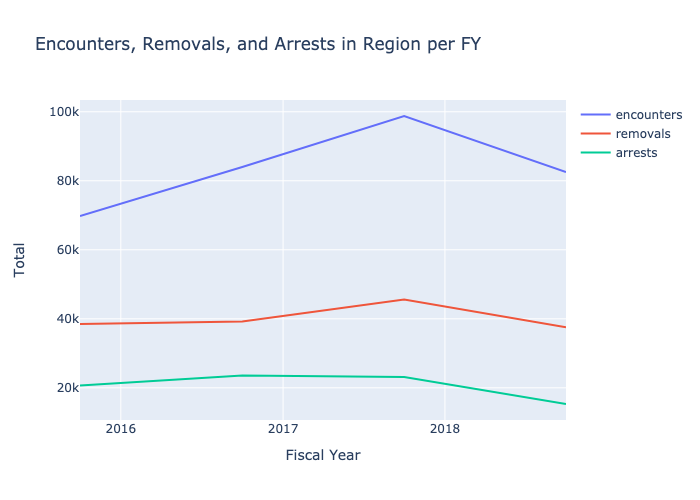
#> input picture detention_data_dashboard/tests/test_images/West Coast1.png, 700 x 500 px
$ jupyter execute --allow-errors Untitled.ipynb   (shell and % lines are left out)
#> lines starting #> are read from the running program, lines starting #| are printed output that depends on the picture
[cell 1]
import detention_data_dashboard

[cell 2]
import os

[cell 3]
import matplotlib.testing.compare

[cell 4]
import kaleido

[cell 5]
from PIL import Image

[cell 6]
data_path = os.path.join(detention_data_dashboard.__path__[0], 'tests')

[cell 7]
data_path

#> (a cell that did not finish here is left out)

#> (a cell that did not finish here is left out)

[cell 10]
imageA = data_path + "/test_images/" + "All1" + ".png"

[cell 11]
a = Image.open(data_path + "/test_images/" + "West Coast1" + ".png")
#> a is the input picture: PIL image 700x500 RGBA; mean R, G, B, A 240.7, 244, 248.8, 255

[cell 12]
a = Image.open(data_path + "/test_images/" + "West Coast1" + ".png")
newsize = (972, 525)
a = a.resize(newsize)
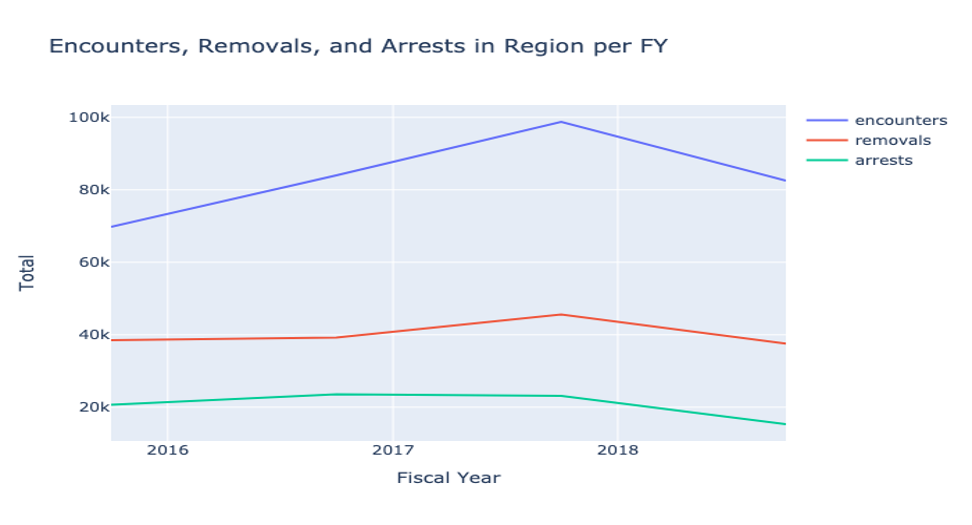
#> a: PIL image 972x525 RGBA; mean R, G, B, A 240.6, 244, 248.8, 255
a.save(data_path + "/test_images/" + "West Coast" + "1.png", format="png")

[cell 13]
imageB = data_path + "/test_images/" + "All" + ".png"
imageB

#> (a cell that did not finish here is left out)

[cell 15]
str(type(a))
#> Out = "<class 'PIL.Image.Image'>"

[cell 16]
dir(detention_data_dashboard)

[cell 17]
detention_data_dashboard.data_download("West Coast")
#> (this line was passed over: detention_data_dashboard is not available in this run)

#> (a cell that did not finish here is left out)

[cell 19]
import pandas as pd

[cell 20]
# [31 lines left out: function data_download, not called in this run]

#> (a cell that did not finish here is left out)

#> (a cell that did not finish here is left out)

[cell 23]
import pandas as pd

[cell 24]
def data_download(us_loc):

#> called with us_loc = 'West Coast'
    if us_loc == "West Coast":
        aor = ['LOS', 'SEA',  'SFR', 'SND']
    elif us_loc == "East Coast":
        aor = ['ATL', 'BAL', 'BOS', 'BUF', 'DET',  'MIA', 'NEW', 'NOL', 'NYC', 'PHI', 'WAS', 'HQ']
    elif us_loc == "Midwest":
        aor = ['CHI', 'SPM']
    elif us_loc == "Southwest":
        aor = ['DAL', 'DEN', 'ELP', 'HOU', 'PHO',  'SLC', 'SNA']
    elif us_loc == "All":
        aor = ['ATL', 'BAL', 'BOS', 'BUF', 'CHI', 'DAL', 'DEN', 'DET', 'ELP', 'HOU', 'HQ', 'LOS', 'MIA', 'NEW', 'NOL','NYC', 'PHI', 'PHO', 'SEA', 'SFR', 'SLC', 'SNA', 'SND', 'SPM', 'WAS']
    else:
        raise NameError('Please enter in a valid US region')

    arrests_by_fy = pd.read_csv("./detention_data_dashboard/data/arrests_by_fy.csv")
#> (reads data/arrests_by_fy.csv from the repository)
    encounters_by_fy = pd.read_csv("./detention_data_dashboard/data/encounters_by_fy.csv")
#> (reads data/encounters_by_fy.csv from the repository)
    removals_by_fy = pd.read_csv("./detention_data_dashboard/data/removals_by_fy.csv")
#> (reads data/removals_by_fy.csv from the repository)
